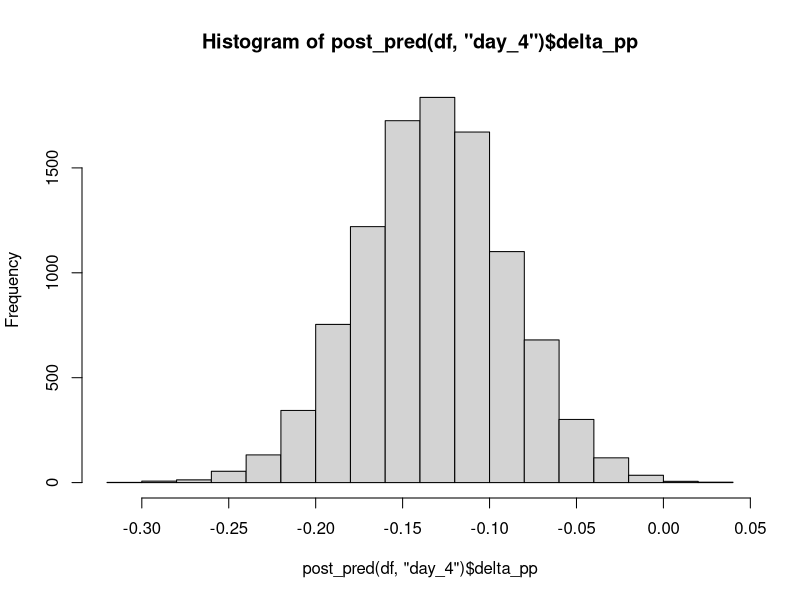
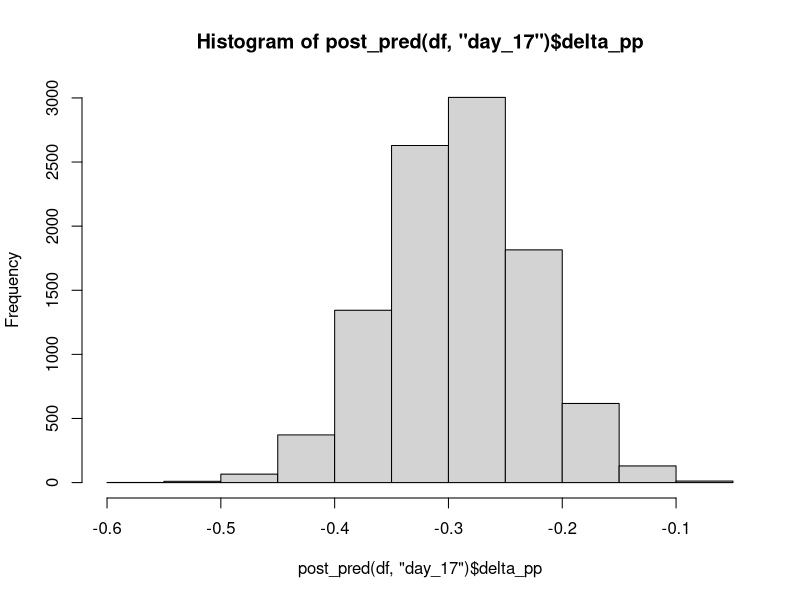
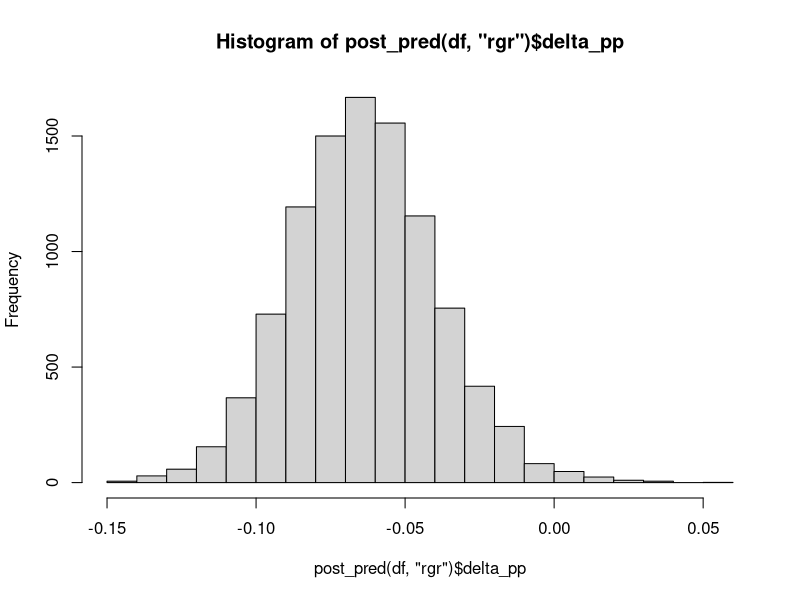

Source code (R) for these figures, in order:
## ---- chunk 1
library(tidyverse)
df <- read.csv("data/main.csv")
## ---- chunk 2
bayes_boot <- function(x){
  weights_mat <- gtools::rdirichlet(n = 1e4, alpha = rep(1, length(x)))
  mu <- apply(weights_mat, 1, function(z) sum(z*x))
  sigma <- apply(weights_mat, 1, function(z) sqrt(sum(z*(x - mean(x))^2)))
  return(data.frame(mu = mu, sd = sigma))
}
post_pred <- function(df, trait){
  d <- df %>% 
    filter(germ_day==3) %>% 
    drop_na(trait) 
  
  lon <- d %>% 
    filter(class == "LON") %>% 
    pull(trait)
  
  cal <- d %>% 
    filter(class == "CAL") %>% 
    pull(trait)
  
  f1 <- d %>% 
    filter(class == "F1") %>% 
    pull(trait)
  
  f2 <- d %>% 
    filter(class == "F2") %>% 
    pull(trait)
  
  mid_p <- (mean(lon)+mean(cal))/2
  
  lon <- lon/mid_p
  cal <- cal/mid_p
  f1 <- f1/mid_p
  f2 <- f2/mid_p
  
  library(gtools)
  
  lon_boot <- bayes_boot(lon)
  cal_boot <- bayes_boot(cal)
  f1_boot <- bayes_boot(f1)
  f2_boot <- bayes_boot(f2)
  
  delta_pp <- c()
  for(i in 1:1e4){
    lpp <- mean(rnorm(length(lon), lon_boot$mu[i], lon_boot$sd[i]))
    cpp <- mean(rnorm(length(cal), cal_boot$mu[i], cal_boot$sd[i]))
    f1pp <- mean(rnorm(length(f1), f1_boot$mu[i], f1_boot$sd[i]))
    f2pp <- mean(rnorm(length(f2), f2_boot$mu[i], f2_boot$sd[i]))
    
    delta_pp[i] <- f2pp - (.25*(lpp + cpp) + .5*f1pp)
  }
  return(list(boots = data.frame(lon = lon_boot, cal = cal_boot, 
                                 f1 = f1_boot, f2 = f2_boot),
              delta_pp = delta_pp))
}

## ---- chunk 3
hist(post_pred(df, "day_4")$delta_pp)
hist(post_pred(df, "day_17")$delta_pp)
hist(post_pred(df, "rgr")$delta_pp)
